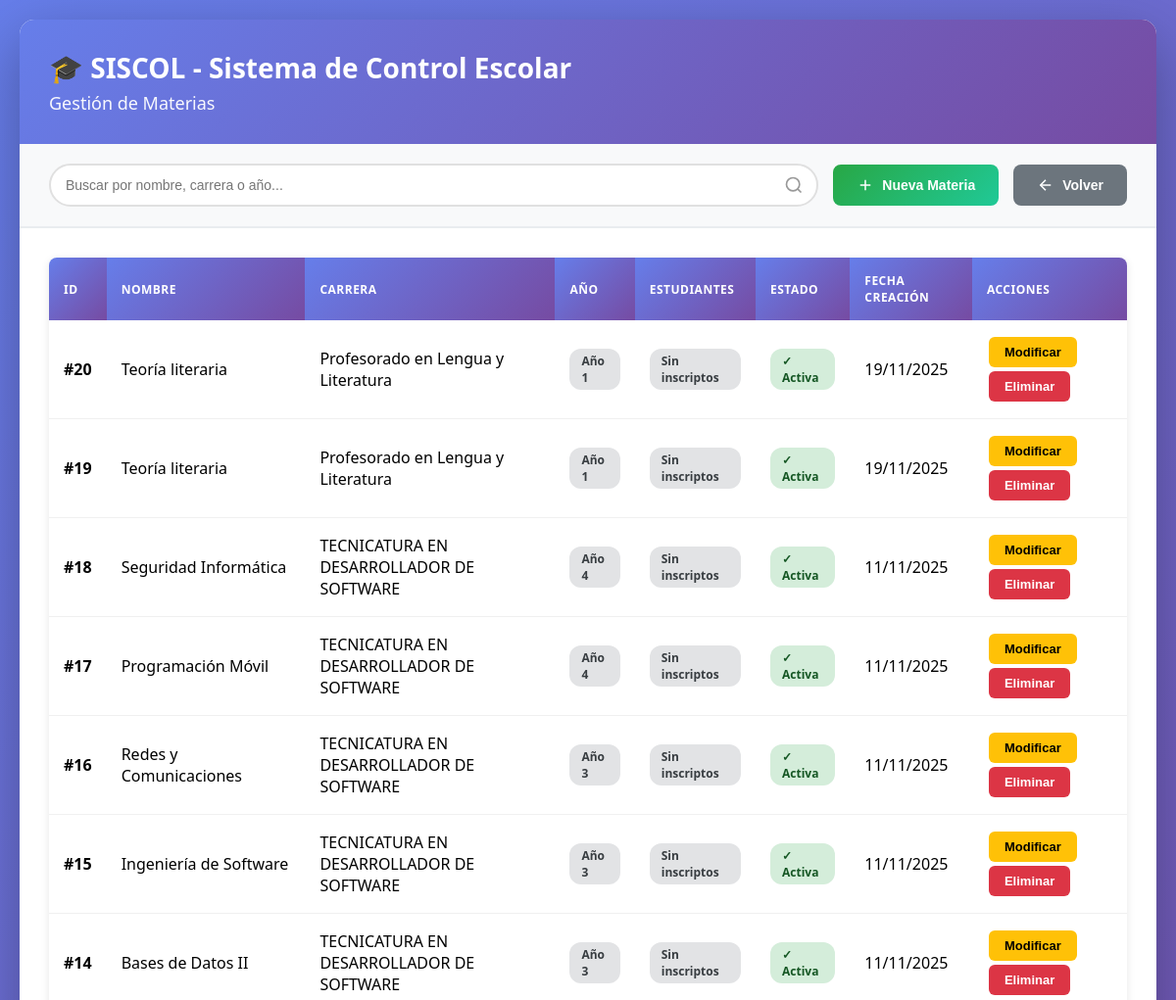
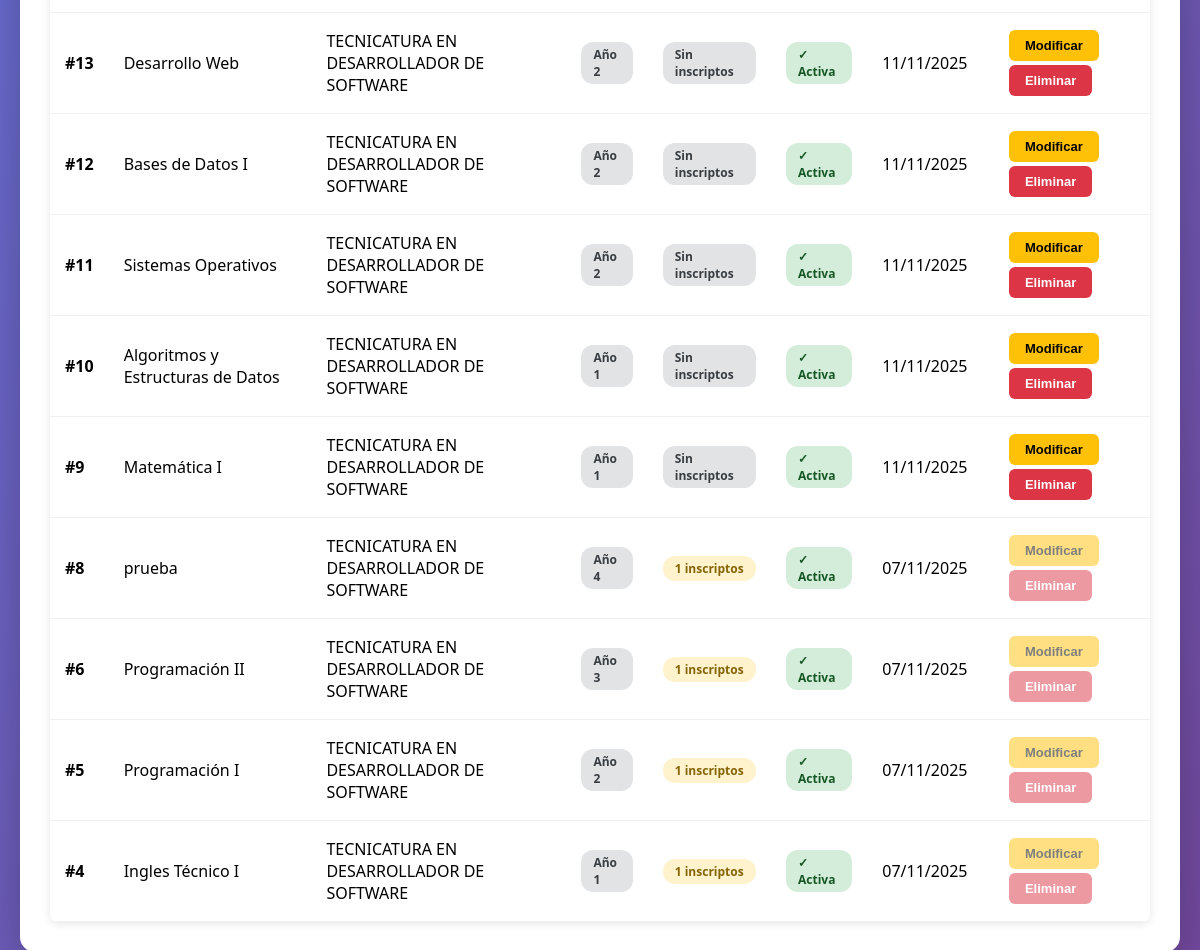
Screenshot of /secretaria/ver_materias.php (signed in) with the database file from the repository (2 pictures, top to bottom).
### tables this page shows
CREATE TABLE `materias` (
  `id` int(11) NOT NULL,
  `nombre` varchar(100) NOT NULL,
  `activo` tinyint(1) DEFAULT 1,
  `fecha_creacion` timestamp NOT NULL DEFAULT current_timestamp(),
  `id_carrera` int(11) NOT NULL COMMENT 'ID de la carrera asociada',
  `fecha_modificacion` timestamp NULL DEFAULT current_timestamp() ON UPDATE current_timestamp() COMMENT 'Fecha de última modificación',
  `año` int(11) NOT NULL DEFAULT 1 COMMENT 'Año de la materia en el plan de estudios (ej: 1, 2, 3)'
);

CREATE TABLE `carreras` (
  `id_carrera` int(11) NOT NULL,
  `nombre` varchar(100) NOT NULL COMMENT 'Nombre completo de la carrera',
  `descripcion` text DEFAULT NULL COMMENT 'Descripción detallada de la carrera',
  `duracion` int(11) NOT NULL DEFAULT 4 COMMENT 'Duración de la carrera en años',
  `estado` enum('activa','inactiva','suspendida') NOT NULL DEFAULT 'activa' COMMENT 'Estado actual de la carrera',
  `fecha_creacion` timestamp NOT NULL DEFAULT current_timestamp() COMMENT 'Fecha de creación del registro',
  `fecha_modificacion` timestamp NOT NULL DEFAULT current_timestamp() ON UPDATE current_timestamp() COMMENT 'Fecha de última modificación'
);

### secretaria/ver_materias.php (the view, shortened to what this page needs)
<?php
$materias = [];
$conn = conectar();
$sql_materias = "SELECT m.id, m.nombre, m.año, m.activo, m.fecha_creacion, m.id_carrera,
                 c.nombre AS carrera, c.duracion,
                 (SELECT COUNT(*) FROM analitico a WHERE a.id_materia = m.id AND a.activo = 1) as total_estudiantes
                 FROM materias m
                 JOIN carreras c ON m.id_carrera = c.id_carrera
                 ORDER BY m.fecha_creacion DESC";
$result_materias = $conn->query($sql_materias);
if ($result_materias) {
    while ($row = $result_materias->fetch_assoc()) {
        $materias[] = $row;
    }
}
?>
<!DOCTYPE html>
<html lang="es">
<head>
</head>
<body>
    <div class="container">
        <div class="header">
            <h1>🎓 SISCOL - Sistema de Control Escolar</h1>
            <h2>Gestión de Materias</h2>
        </div>
        <div class="top-bar">
            <div class="search-container">
                <input type="text" id="searchInput" placeholder="Buscar por nombre, carrera o año..." onkeyup="filterTable()">
                <svg class="search-icon" xmlns="http://www.w3.org/2000/svg" width="20" height="20" viewBox="0 0 24 24" fill="none" stroke="currentColor" stroke-width="2">
                    <circle cx="11" cy="11" r="8"></circle>
                    <path d="m21 21-4.35-4.35"></path>
                </svg>
            </div>
            <button class="btn btn-crear" onclick="window.location.href='cargar_nueva_materia.php'">
                <svg xmlns="http://www.w3.org/2000/svg" width="18" height="18" viewBox="0 0 24 24" fill="none" stroke="currentColor" stroke-width="2">
                    <line x1="12" y1="5" x2="12" y2="19"></line>
                    <line x1="5" y1="12" x2="19" y2="12"></line>
                </svg>
                Nueva Materia
            </button>
            <button class="btn btn-atras" onclick="window.location.href='../panel_secretaria.php'">
                <svg xmlns="http://www.w3.org/2000/svg" width="18" height="18" viewBox="0 0 24 24" fill="none" stroke="currentColor" stroke-width="2">
                    <line x1="19" y1="12" x2="5" y2="12"></line>
                    <polyline points="12 19 5 12 12 5"></polyline>
                </svg>
                Volver
            </button>
        </div>
        <div class="content">
            <?php if (empty($materias)): ?>
                <div class="empty-state">
                    <svg xmlns="http://www.w3.org/2000/svg" viewBox="0 0 24 24" fill="none" stroke="currentColor" stroke-width="2">
                        <path d="M4 19.5A2.5 2.5 0 0 1 6.5 17H20"></path>
                        <path d="M6.5 2H20v20H6.5A2.5 2.5 0 0 1 4 19.5v-15A2.5 2.5 0 0 1 6.5 2z"></path>
                    </svg>
                    <h3>No hay materias registradas</h3>
                    <p>Comienza agregando la primera materia al sistema</p>
                </div>
            <?php else: ?>
                <div class="table-container">
                    <table id="materiasTable">
                        <thead>
                            <tr>
                                <th>ID</th>
                                <th>Nombre</th>
                                <th>Carrera</th>
                                <th>Año</th>
                                <th>Estudiantes</th>
                                <th>Estado</th>
                                <th>Fecha Creación</th>
                                <th>Acciones</th>
                            </tr>
                        </thead>
                        <tbody>
                            <?php foreach ($materias as $materia): ?>
                            <tr>
                                <td><strong>#<?php echo htmlspecialchars($materia['id']); ?></strong></td>
                                <td><?php echo htmlspecialchars($materia['nombre']); ?></td>
                                <td><?php echo htmlspecialchars($materia['carrera']); ?></td>
                                <td><span class="badge badge-secondary">Año <?php echo htmlspecialchars($materia['año']); ?></span></td>
                                <td>
                                    <?php if ($materia['total_estudiantes'] > 0): ?>
                                        <span class="badge badge-warning"><?php echo $materia['total_estudiantes']; ?> inscriptos</span>
                                    <?php else: ?>
                                        <span class="badge badge-secondary">Sin inscriptos</span>
                                    <?php endif; ?>
                                </td>
                                <td>
                                    <?php if ($materia['activo'] == 1): ?>
                                        <span class="badge badge-success">✓ Activa</span>
                                    <?php else: ?>
                                        <span class="badge badge-secondary">○ Inactiva</span>
                                    <?php endif; ?>
                                </td>
                                <td><?php echo date('d/m/Y', strtotime($materia['fecha_creacion'])); ?></td>
                                <td>
                                    <button
                                        class="btn-edit"
                                        onclick="openEditModal(<?php echo $materia['id']; ?>, '<?php echo htmlspecialchars(addslashes($materia['nombre'])); ?>', <?php echo $materia['id_carrera']; ?>, <?php echo $materia['año']; ?>, <?php echo $materia['activo']; ?>, <?php echo $materia['duracion']; ?>)"
                                        <?php echo ($materia['total_estudiantes'] > 0) ? 'disabled title="No se puede modificar: tiene estudiantes inscriptos"' : ''; ?>>
                                        Modificar
                                    </button>
                                    <button
                                        class="btn-delete"
                                        onclick="openDeleteModal(<?php echo $materia['id']; ?>, '<?php echo htmlspecialchars($materia['nombre']); ?>')"
                                        <?php echo ($materia['total_estudiantes'] > 0) ? 'disabled title="No se puede eliminar: tiene estudiantes inscriptos"' : ''; ?>>
                                        Eliminar
                                    </button>
                                </td>
                            </tr>
                            <?php endforeach; ?>
                        </tbody>
                    </table>
                </div>
            <?php endif; ?>
        </div>
    </div>
</body>
</html>

### secretaria/ver_materias.php (style rules this page uses)
* { margin: 0; padding: 0; box-sizing: border-box; }
body { font-family: 'Segoe UI', Tahoma, Geneva, Verdana, sans-serif; background: linear-gradient(135deg, #667eea 0%, #764ba2 100%); min-height: 100vh; padding: 20px; }
.container { max-width: 1200px; margin: 0 auto; background: white; border-radius: 15px; box-shadow: 0 20px 60px rgba(0, 0, 0, 0.3); overflow: hidden; }
.header { background: linear-gradient(135deg, #667eea 0%, #764ba2 100%); color: white; padding: 30px; position: relative; }
.header h1 { font-size: 28px; margin-bottom: 5px; }
.header h2 { font-size: 18px; font-weight: 400; opacity: 0.95; }
.top-bar { display: flex; justify-content: space-between; align-items: center; padding: 20px 30px; background: #f8f9fa; border-bottom: 2px solid #e9ecef; gap: 15px; flex-wrap: wrap; }
.search-container { flex: 1; min-width: 250px; position: relative; }
.search-container input { width: 100%; padding: 12px 45px 12px 15px; border: 2px solid #e0e0e0; border-radius: 25px; font-size: 14px; transition: all 0.3s ease; }
.search-icon { position: absolute; right: 15px; top: 50%; transform: translateY(-50%); color: #999; }
.btn { padding: 12px 24px; border: none; border-radius: 8px; cursor: pointer; font-size: 14px; font-weight: 600; transition: all 0.3s ease; display: inline-flex; align-items: center; gap: 8px; text-decoration: none; }
.btn-crear { background: linear-gradient(135deg, #28a745 0%, #20c997 100%); color: white; }
.btn-atras { background: #6c757d; color: white; }
.content { padding: 30px; }
.table-container { overflow-x: auto; border-radius: 8px; box-shadow: 0 2px 8px rgba(0, 0, 0, 0.1); }
table { width: 100%; border-collapse: collapse; background: white; }
th { background: linear-gradient(135deg, #667eea 0%, #764ba2 100%); color: white; padding: 15px; text-align: left; font-weight: 600; text-transform: uppercase; font-size: 12px; letter-spacing: 0.5px; }
td { padding: 15px; border-bottom: 1px solid #f0f0f0; }
.badge { padding: 4px 12px; border-radius: 12px; font-size: 12px; font-weight: 600; display: inline-block; }
.badge-success { background: #d4edda; color: #155724; }
.badge-secondary { background: #e2e3e5; color: #383d41; }
.badge-warning { background: #fff3cd; color: #856404; }
.btn-edit, .btn-delete { padding: 8px 16px; border: none; border-radius: 6px; cursor: pointer; font-size: 13px; font-weight: 600; transition: all 0.3s ease; margin: 2px; }
.btn-edit { background: #ffc107; color: #000; }
.btn-delete { background: #dc3545; color: white; }
.btn-edit:disabled, .btn-delete:disabled { opacity: 0.5; cursor: not-allowed; }

### rows the page displays
materias: id "20", nombre "Teoría literaria", id_carrera.nombre "Profesorado en Lengua y Literatura", año "1", shows "Sin inscriptos", activo "✓ Activa", fecha_creacion "19/11/2025"
materias: id "19", nombre "Teoría literaria", id_carrera.nombre "Profesorado en Lengua y Literatura", año "1", shows "Sin inscriptos", activo "✓ Activa", fecha_creacion "19/11/2025"
materias: id "18", nombre "Seguridad Informática", id_carrera.nombre "TECNICATURA EN DESARROLLADOR DE SOFTWARE", año "4", shows "Sin inscriptos", activo "✓ Activa", fecha_creacion "11/11/2025"
materias: id "17", nombre "Programación Móvil", id_carrera.nombre "TECNICATURA EN DESARROLLADOR DE SOFTWARE", año "4", shows "Sin inscriptos", activo "✓ Activa", fecha_creacion "11/11/2025"
materias: id "16", nombre "Redes y Comunicaciones", id_carrera.nombre "TECNICATURA EN DESARROLLADOR DE SOFTWARE", año "3", shows "Sin inscriptos", activo "✓ Activa", fecha_creacion "11/11/2025"
materias: id "15", nombre "Ingeniería de Software", id_carrera.nombre "TECNICATURA EN DESARROLLADOR DE SOFTWARE", año "3", shows "Sin inscriptos", activo "✓ Activa", fecha_creacion "11/11/2025"
materias: id "14", nombre "Bases de Datos II", id_carrera.nombre "TECNICATURA EN DESARROLLADOR DE SOFTWARE", año "3", shows "Sin inscriptos", activo "✓ Activa", fecha_creacion "11/11/2025"
materias: id "13", nombre "Desarrollo Web", id_carrera.nombre "TECNICATURA EN DESARROLLADOR DE SOFTWARE", año "2", shows "Sin inscriptos", activo "✓ Activa", fecha_creacion "11/11/2025"
materias: id "12", nombre "Bases de Datos I", id_carrera.nombre "TECNICATURA EN DESARROLLADOR DE SOFTWARE", año "2", shows "Sin inscriptos", activo "✓ Activa", fecha_creacion "11/11/2025"
materias: id "11", nombre "Sistemas Operativos", id_carrera.nombre "TECNICATURA EN DESARROLLADOR DE SOFTWARE", año "2", shows "Sin inscriptos", activo "✓ Activa", fecha_creacion "11/11/2025"
materias: id "10", nombre "Algoritmos y Estructuras de Datos", id_carrera.nombre "TECNICATURA EN DESARROLLADOR DE SOFTWARE", año "1", shows "Sin inscriptos", activo "✓ Activa", fecha_creacion "11/11/2025"
materias: id "9", nombre "Matemática I", id_carrera.nombre "TECNICATURA EN DESARROLLADOR DE SOFTWARE", año "1", shows "Sin inscriptos", activo "✓ Activa", fecha_creacion "11/11/2025"
materias: id "8", nombre "prueba", id_carrera.nombre "TECNICATURA EN DESARROLLADOR DE SOFTWARE", año "4", total_estudiantes "1", activo "✓ Activa", fecha_creacion "07/11/2025"
materias: id "6", nombre "Programación II", id_carrera.nombre "TECNICATURA EN DESARROLLADOR DE SOFTWARE", año "3", total_estudiantes "1", activo "✓ Activa", fecha_creacion "07/11/2025"
materias: id "5", nombre "Programación I", id_carrera.nombre "TECNICATURA EN DESARROLLADOR DE SOFTWARE", año "2", total_estudiantes "1", activo "✓ Activa", fecha_creacion "07/11/2025"
materias: id "4", nombre "Ingles Técnico I", id_carrera.nombre "TECNICATURA EN DESARROLLADOR DE SOFTWARE", año "1", total_estudiantes "1", activo "✓ Activa", fecha_creacion "07/11/2025"
